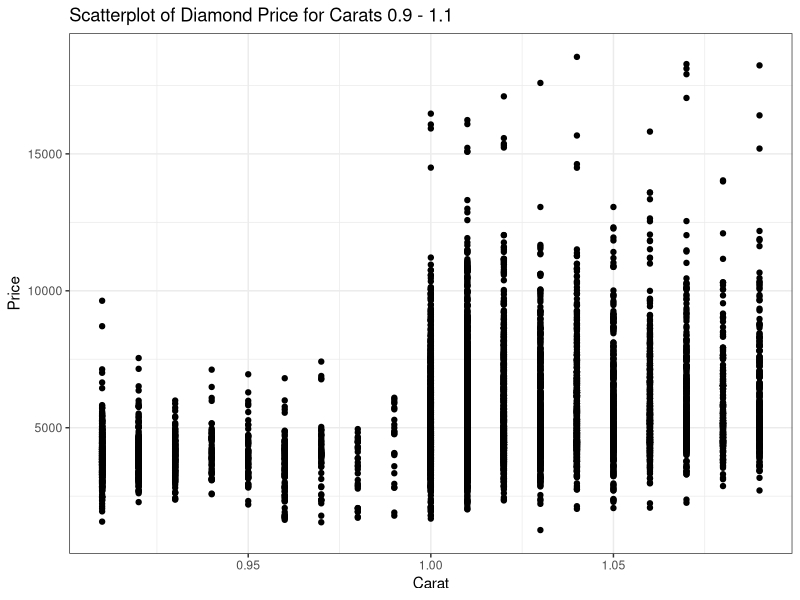
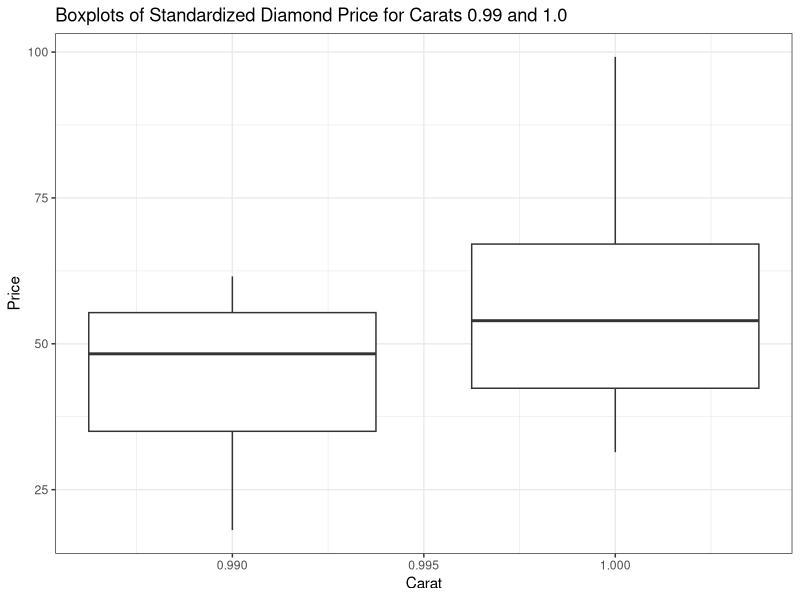
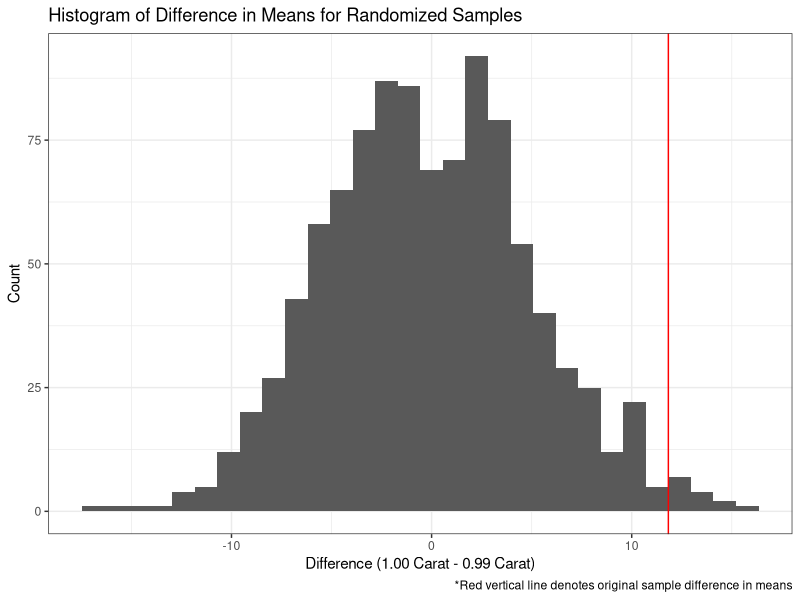
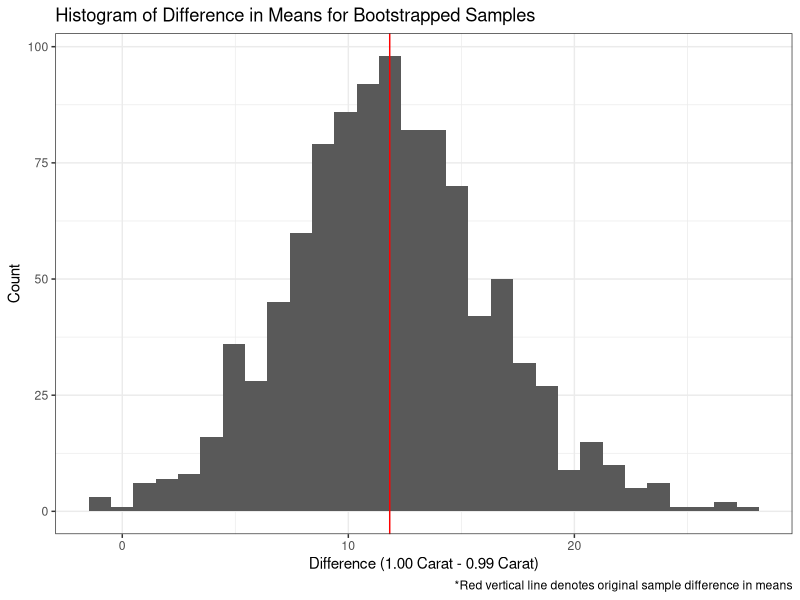
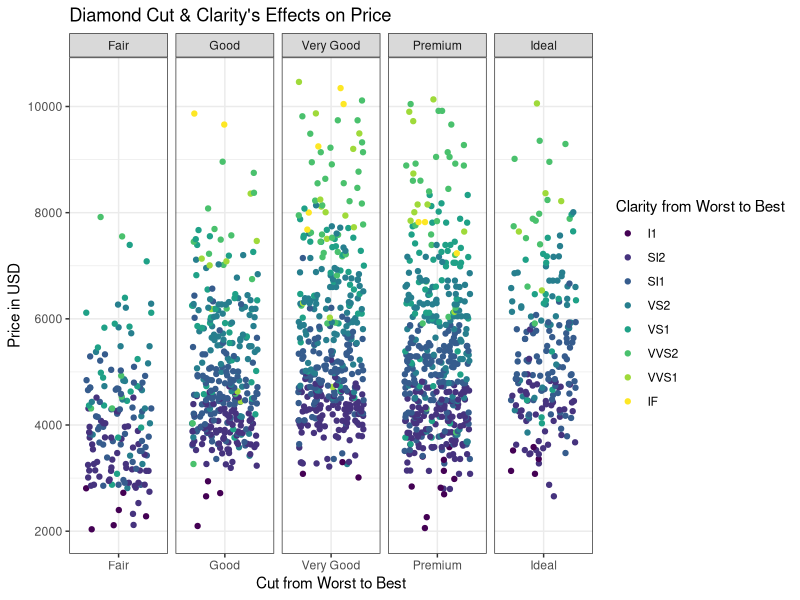
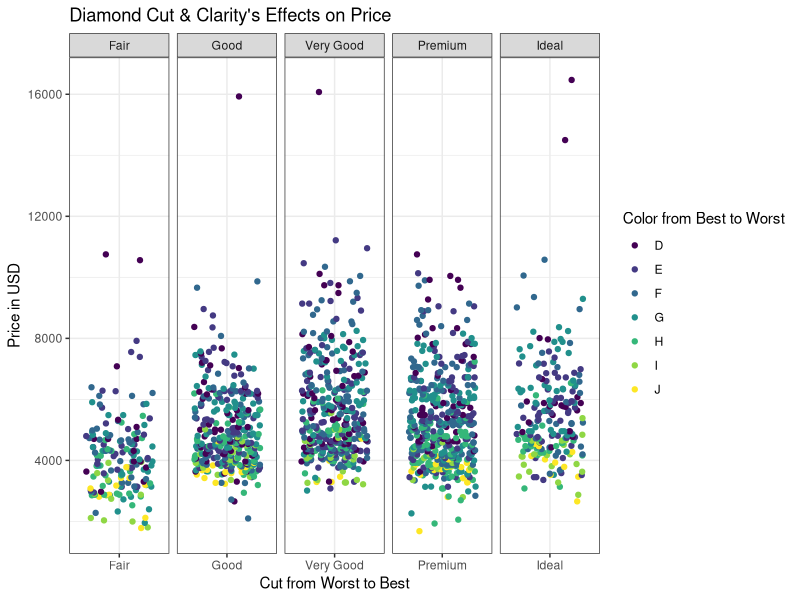
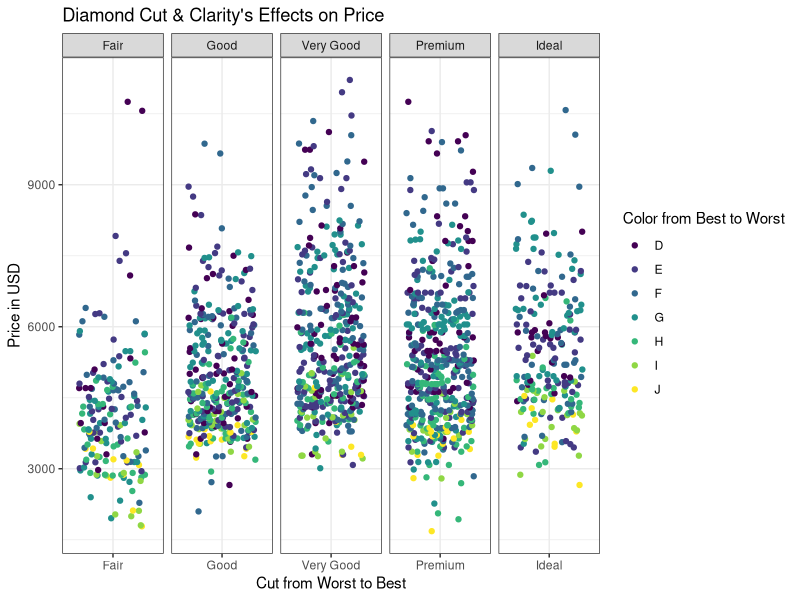
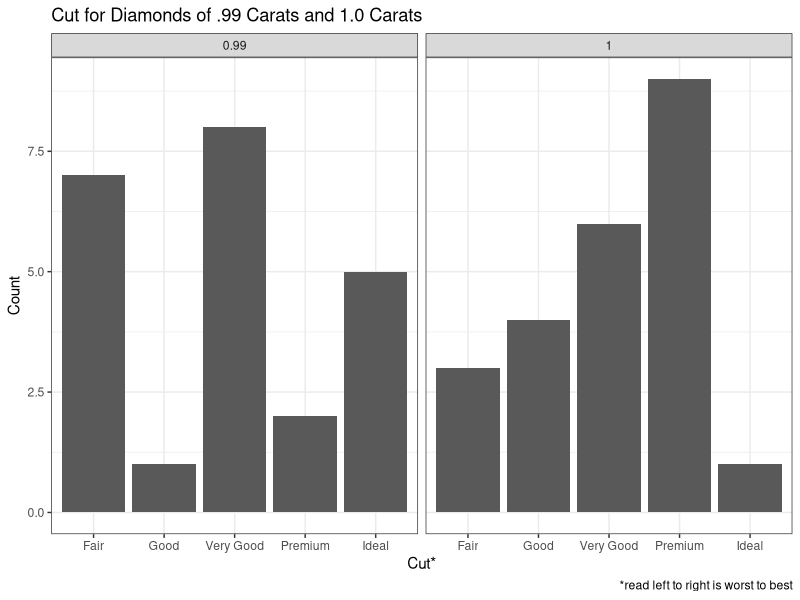

Generate these figures, in order, with R:
## ---- chunk 1
set.seed(10)
#load libraries and data
library(tidyverse)
library(ggplot2)
data(diamonds)
onlysmal <- diamonds %>% 
  filter(carat > .9) %>% 
  filter(carat < 1.1)

ggplot(data = onlysmal) + 
  geom_point(aes(x = carat, y = price)) + 
  labs(title = "Scatterplot of Diamond Price for Carats 0.9 - 1.1") + 
  xlab("Carat") +
  ylab("Price") +
  theme_bw()
## ---- chunk 2
#this is the setupcode and should only be run once or else will not be the same
set.seed(557)
diamonds_small <- diamonds %>%
filter(carat %in% c(0.99, 1.0)) %>%
group_by(carat) %>%
sample_n(23)
#standardized price
diamonds_small <- diamonds_small %>% 
  mutate(std_price = price/(100*carat)) %>% 
  group_by(carat) 

ggplot(data = diamonds_small) +
  geom_boxplot(aes(x = carat, y = std_price, group = carat)) + 
  labs(title = "Boxplots of Standardized Diamond Price for Carats 0.99 and 1.0") + 
  xlab("Carat") +
  ylab("Price") +
  theme_bw()
## ---- chunk 3

diamonds_small %>% 
  group_by(carat) %>% 
  summarise(mean = (mean(std_price)), sd = sd(std_price))

## ---- chunk 4
# Subset the data for automatic and manual transmission cars
smaller <- subset(diamonds_small, carat == 0.99)$std_price
larger <- subset(diamonds_small, carat == 1.00)$std_price

# Perform Welch's t-test (so we can find the degrees of freedom to put in table)
result <- t.test(smaller, larger, var.equal = FALSE)
result
## ---- chunk 5
result$statistic
## ---- chunk 6
# Subset the data for automatic and manual transmission cars
smaller <- subset(diamonds_small, carat == 0.99)$std_price
larger <- subset(diamonds_small, carat == 1.00)$std_price

# Perform Welch's t-test
result <- t.test(smaller, larger, var.equal = FALSE)
result
## ---- chunk 7
result$conf.int
## ---- chunk 8
library(stats)
#create a df for the means 
mean_dif <-data.frame(mean_99 = NA, mean_1 = NA)
#give the means based on shuffled data! 
for (i in 1:1000){
  #take the transformed data
  df_shuffled = transform(diamonds_small, shuffled_price = sample(std_price))
  #just the df for 99
  nine <- df_shuffled %>% 
    filter(carat == 0.99)
  one <- df_shuffled %>% 
    filter(carat == 1.00)
  mean_dif[nrow(mean_dif) + 1,] = c(mean(nine$shuffled_price), mean(one$shuffled_price))
}
#drop the first row
mean_dif <- data.frame(mean_dif[-1,])
#now get the difference!
mean_dif <- mean_dif %>% 
  mutate(diff = mean_1 - mean_99)

#original sample difference
nine <- diamonds_small %>% 
  filter(carat == 0.99)
one <- diamonds_small %>% 
  filter(carat == 1.00)

dif = (mean(one$std_price) - mean(nine$std_price))

ggplot(data = mean_dif) +
  geom_histogram(aes(x = diff)) +
  labs(title = "Histogram of Difference in Means for Randomized Samples", caption = "*Red vertical line denotes original sample difference in means") +
  xlab("Difference (1.00 Carat - 0.99 Carat)") +
  ylab("Count") + 
  theme_bw() + 
  geom_vline(xintercept = 11.831, color = "red")
## ---- chunk 9
mean_dif %>% 
  count(diff > 11.831)
14/1000
## ---- chunk 10
set.seed(730)
nine_small <- nine %>% 
  select(carat, std_price)
one_small <- one %>% 
  select(carat, std_price)

b <- 1000
mean_one <- c()
mean_nine <- c()
for (i in 1:b){
  one.resample <- sample(one_small$std_price, replace = TRUE)
  mean_one[i] <- mean(one.resample)
  nine.resample <- sample(nine_small$std_price, replace = TRUE)
  mean_nine[i] <- mean(nine.resample)
}

total_boots <- data.frame(one_mean = mean_one, nine_mean = mean_nine, dif = mean_one - mean_nine)

ggplot(data = total_boots) +
  geom_histogram(aes(x = dif)) +
  labs(title = "Histogram of Difference in Means for Bootstrapped Samples", caption = "*Red vertical line denotes original sample difference in means") +
  xlab("Difference (1.00 Carat - 0.99 Carat)") +
  ylab("Count") + 
  theme_bw() + 
  geom_vline(xintercept = 11.831, color = "red")
## ---- chunk 11
#get quantile CI
quantile(total_boots$dif, probs = c(.025, .975))
## ---- chunk 12
#sd
sd(total_boots$dif)
#original diff: 11.83102
#get the t-value based on a t-table and df = 46-2 = 44
#gives us 2.021
(11.83102 - 4.463296*2.021) 
(11.83102 + 4.463296*2.021)
## ---- chunk 13
#pull only 1 carat
only_one <- diamonds %>% 
  filter(carat == 1.0) %>% 
  mutate(price = as.numeric(price))

only_one %>% 
  group_by(cut) %>% 
  count(cut)

only_one %>% 
  group_by(color) %>% 
  count(color)

only_one %>% 
  group_by(clarity) %>% 
  count(clarity)

## ---- chunk 14
#create a pretty plot! 
ggplot(data = only_one) +
  geom_point(aes(x = cut, y = price, color = clarity), position = "jitter") +
  facet_grid(~cut, scales = "free_x") +
  scale_y_continuous(limits = c(2000, 10500), name = "Price in USD") +
  xlab(label = "Cut from Worst to Best") +
  labs(title = "Diamond Cut & Clarity's Effects on Price", color = "Clarity from Worst to Best") +
  theme_bw()
  

#things to know
#Fair, Good, Very Good, Premium, Idea
#diamond colour, from D (best) to J (worst)
#a measurement of how clear the diamond is (I1 (worst), SI2, SI1, VS2, VS1, VVS2, VVS1, IF (best))

## ---- chunk 15
ggplot(data = only_one) +
  geom_point(aes(x = cut, y = price, color = color), position = "jitter") +
  facet_grid(~cut, scales = "free_x") +
  scale_y_continuous(name = "Price in USD") +
  xlab(label = "Cut from Worst to Best") +
  labs(title = "Diamond Cut & Clarity's Effects on Price", color = "Color from Best to Worst") +
  theme_bw()
## ---- chunk 16
only_one_dropped <- (only_one[-(1533:1536),])

ggplot(data = only_one_dropped) +
  geom_point(aes(x = cut, y = price, color = color), position = "jitter") +
  facet_grid(~cut, scales = "free_x") +
  scale_y_continuous(name = "Price in USD") +
  xlab(label = "Cut from Worst to Best") +
  labs(title = "Diamond Cut & Clarity's Effects on Price", color = "Color from Best to Worst") +
  theme_bw()
## ---- chunk 17
ggplot(data = diamonds_small) + 
  geom_bar(aes(x = cut)) +
  facet_grid(~carat) +
  theme_bw() +
  labs(title = "Cut for Diamonds of .99 Carats and 1.0 Carats", caption = "*read left to right is worst to best") +
  xlab("Cut*") +
  ylab("Count")
## ---- chunk 18
ggplot(data = diamonds_small) + 
  geom_bar(aes(x = color)) +
  facet_grid(~carat) +
  theme_bw() +
  labs(title = "Color for Diamonds of .99 Carats and 1.0 Carats", caption = "*read left to right is best to worst") +
  xlab("Color*") +
  ylab("Count")
## ---- chunk 19
ggplot(data = diamonds_small) + 
  geom_bar(aes(x = clarity)) +
  facet_grid(~carat) +
  theme_bw() +
  labs(title = "Clarity for Diamonds of .99 Carats and 1.0 Carats", caption = "*read left to right is worst to best") +
  xlab("Clarity*") +
  ylab("Count")
